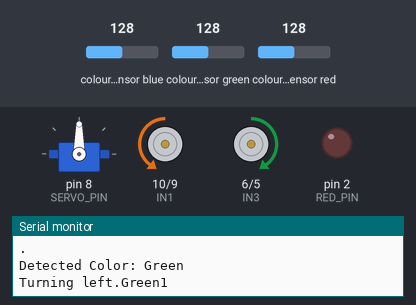
The sketch below on a simulated Arduino Uno, built with avr-gcc and run on an emulated ATmega328P. Shown: servo, motor-driver pin pairs drawn as motors (green arrow = first pin HIGH = forward, orange = second pin HIGH = backward, longer = more drive, scaled by the enable pin), output pins drawn as LEDs (lit = HIGH), the last lines printed to the serial monitor. Wiring (inferred from the names in the program): TCS3200 colour sensor: output A5; S2 A3; S3 pin 7; S0 pin 4; S1 A4. Inputs (shaded band) come from the test bench; at power-on: colour sensor green 128, colour sensor blue 128, colour sensor red 128. Pins used as bus, display or sensor lines are not drawn.

Above: at 1.2 s.
1.3 s: colour sensor green set to 87
4.0 s: colour sensor green set to 80
At 5.0 s:
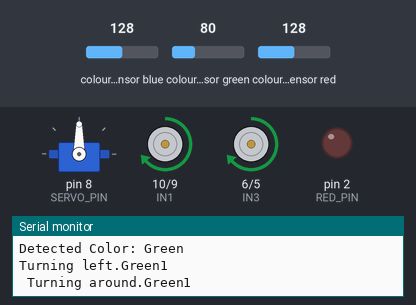
6.9 s: colour sensor blue set to 207
8.6 s: colour sensor blue set to 216
At 9.6 s:
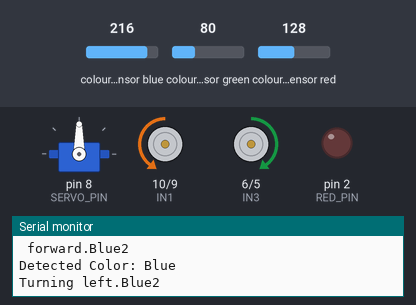
Timing chart, 0 to 11.5 s (numbered marks = the images above; inputs shaded):
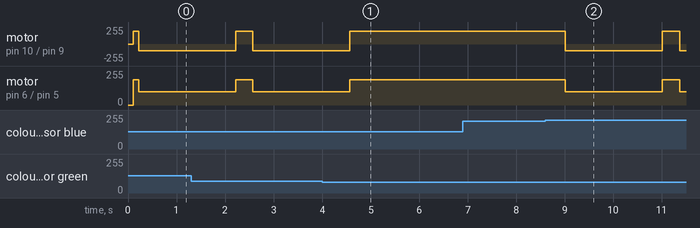

Measured:
- the behaviour switches between 85 and 84 on colour sensor green (found by bisection; images 0 and 1)
- the behaviour switches between 211 and 212 on colour sensor blue (found by bisection; images 1 and 2)
- after the input at 4.0 s, motor on pin 10 (IN1) / pin 9 (IN2), motor on pin 6 (IN3) / pin 5 (IN4): goes on until 4.6 s, then stays forward 190/255
- after the input at 8.6 s, motor on pin 10 (IN1) / pin 9 (IN2): forward 190/255 → backward 100/255 after 0.41 s, → forward 190/255 2.0 s later, → backward 100/255 0.36 s later; motor on pin 6 (IN3) / pin 5 (IN4): forward 190/255 → forward 100/255 after 0.41 s, → forward 190/255 2.0 s later, → forward 100/255 0.36 s later

The sketch:

Arduino_Code_One.ino
```cpp
/*
//#include <NewPing.h>
#include <Servo.h>

Servo myservo;  // create servo object to control a servo

#define TRIGGER_PIN  13  // Arduino pin tied to trigger pin on the ultrasonic sensor.
#define ECHO_PIN     12  // Arduino pin tied to echo pin on the ultrasonic sensor.
#define MAX_DISTANCE 50 // Maximum distance we want to ping for (in centimeters). Maximum sensor distance is rated at 400-500cm.

//Motors
#define ENA 11   // Enable pin for Motor A
#define IN1 10   // Control pin 1 for Motor A
#define IN2 9   // Control pin 2 for Motor A
#define ENB 3   // Enable pin for Motor B
#define IN3 6   // Control pin 1 for Motor B
#define IN4 5   // Control pin 2 for Motor B

// TCS230 or TCS3200 pins wiring to Arduino
#define S0 4
#define S1 A4
#define S2 A3
#define S3 7
#define sensorOut A5

int redFrequency = 0;
int greenFrequency = 0;
int blueFrequency = 0;

int SERVO_PIN = 8; //Servo Pin
int RED_PIN =  2; //Red Light Pin

int distance;
bool isDetecting;
int clawPosition;
int pos = 0;
int counter = 0;
int colorOne = 0;
int colorTwo = 1;

//NewPing sonar(TRIGGER_PIN, ECHO_PIN, MAX_DISTANCE); // NewPing setup of pins and maximum distance.


const int SAMPLES = 5;          // Number of samples for averaging
const int COLOR_THRESHOLD = 50; // Minimum frequency difference to claim detection

// Calibration values (adjust based on your sensor tests)
const int RED_MIN = 50, RED_MAX = 120;
const int GREEN_MIN = 80, GREEN_MAX = 150;
const int BLUE_MIN = 100, BLUE_MAX = 200;

// ... (servo and sensor objects remain the same)

// Modified getColorFrequency with averaging
int getColorFrequency(int s2State, int s3State) {
    digitalWrite(S2, s2State);
    digitalWrite(S3, s3State);
    delay(10); // Let sensor settle

    int sum = 0;
    for(int i = 0; i < SAMPLES; i++) {
        sum += pulseIn(sensorOut, LOW);
        delay(5);
    }
    return sum / SAMPLES;
}

// Function to detect the dominant color
int detectColor() {
    int red = getColorFrequency(LOW, LOW);
    int blue = getColorFrequency(LOW, HIGH);
    int green = getColorFrequency(HIGH, HIGH);

    // Normalize using calibration ranges
    int redIntensity = map(red, RED_MIN, RED_MAX, 255, 0);
    int greenIntensity = map(green, GREEN_MIN, GREEN_MAX, 255, 0);
    int blueIntensity = map(blue, BLUE_MIN, BLUE_MAX, 255, 0)-100;

    Serial.print("R:");Serial.print(redIntensity);Serial.print(" G:");Serial.print(greenIntensity);Serial.print(" B:");Serial.print(blueIntensity);

    // Determine dominant color with threshold
    if(abs(redIntensity - greenIntensity) < COLOR_THRESHOLD &&
       abs(redIntensity - (blueIntensity)) < COLOR_THRESHOLD) {
        return 0;
    }

    if(redIntensity > greenIntensity && redIntensity > blueIntensity) {
        return 1; //Red
    } else if(greenIntensity > blueIntensity) {
        return 2; //Green
    } else if(redIntensity < 0 && greenIntensity < 0 && blueIntensity < 0){
        return 0; //Null
    }else{
        return 3; //Blue
    }
}

void clawOn(bool state){
  if(state==false){
    myservo.write(130);
    delay(1000);
    myservo.write(0);
  }else{
    myservo.write(-130);
    delay(1000);
    myservo.write(0);
  }
}

int initialSearch(){
  turnLeft(1200);
  moveForward(2000);
  int detectedColor = detectColor();
  if(detectedColor!=0){
    return detectedColor;
  }else{
    turnAround();
    moveForward(3000);
  }
}


void setup() {
  delay(5000);
  // put your setup code here, to run once:
  Serial.begin(9600);
  //myservo.write(90);
  myservo.attach(SERVO_PIN);
  pinMode(RED_PIN, OUTPUT);

  //Color Sensors
  pinMode(S0, OUTPUT);
  pinMode(S1, OUTPUT);
  pinMode(S2, OUTPUT);
  pinMode(S3, OUTPUT);
  pinMode(sensorOut, INPUT);

  digitalWrite(S0, HIGH);
  digitalWrite(S1, HIGH);

  pinMode(ENA, OUTPUT);
  pinMode(IN1, OUTPUT);
  pinMode(IN2, OUTPUT);
  pinMode(ENB, OUTPUT);
  pinMode(IN3, OUTPUT);
  pinMode(IN4, OUTPUT);

  int colorOne = 0;
  int colorTwo = initialSearch(); //Get on to circle and record color
  delay(1000);
}

void loop() {
  int detectedColor = detectColor();
  Serial.println("Detected Color: " + detectedColor);
  if(detectedColor==colorTwo){
    moveForward(300);
  }else if(detectedColor==colorOne){
    turnLeft(500);
    moveForward(300);
  }else{
    colorOne = colorTwo;
    colorTwo = detectedColor;
    counter++;
    if(counter==5){
      myservo.write(130);
      delay(500);
      myservo.write(-130);
      delay(500);
      myservo.write(-90);
      delay(1000);
      myservo.write(0);
      delay(99999);
    }
  }

  delay(500);
}


void turnRight(int lag) {
   digitalWrite(IN1, HIGH);
   digitalWrite(IN2, LOW);
   digitalWrite(IN3, LOW);
   digitalWrite(IN4, HIGH);
   analogWrite(ENA, 150); // Speed control (0-255)
   analogWrite(ENB, 150);
   delay(lag); // Adjust for 90-degree turn
   stopMotors();
}

void turnLeft(int lag) {
   digitalWrite(IN1, LOW);
   digitalWrite(IN2, HIGH);
   digitalWrite(IN3, HIGH);
   digitalWrite(IN4, LOW);
   analogWrite(ENA, 150); // Speed control (0-255)
   analogWrite(ENB, 150);
   delay(lag); // Adjust for 90-degree turn
   stopMotors();
}

void turnAround() {
   digitalWrite(IN1, HIGH);
   digitalWrite(IN2, LOW);
   digitalWrite(IN3, LOW);
   digitalWrite(IN4, HIGH);
   analogWrite(ENA, 150); // Speed control (0-255)
   analogWrite(ENB, 150);
   delay(4000); // Adjust for 180-degree turn
   stopMotors();
}

void moveForward(int lag) {
    digitalWrite(IN1, HIGH);
    digitalWrite(IN2, LOW);
    digitalWrite(IN3, HIGH);
    digitalWrite(IN4, LOW);
    analogWrite(ENA, 200); // Speed control (0-255)
    analogWrite(ENB, 200);
    delay(lag);
    stopMotors();
}

void moveBackward(int lag) {
    digitalWrite(IN1, LOW);
    digitalWrite(IN2, HIGH);
    digitalWrite(IN3, LOW);
    digitalWrite(IN4, HIGH);
    analogWrite(ENA, 200);
    analogWrite(ENB, 200);
    delay(lag);
    stopMotors();
}

void stopMotors() {
    digitalWrite(IN1, LOW);
    digitalWrite(IN2, LOW);
    digitalWrite(IN3, LOW);
    digitalWrite(IN4, LOW);
    analogWrite(ENA, 0);
    analogWrite(ENB, 0);
}*/


//#include <NewPing.h>
#include <Servo.h>


Servo myservo;  // create servo object to control a servo


#define TRIGGER_PIN  13  // Arduino pin tied to trigger pin on the ultrasonic sensor.
#define ECHO_PIN     12  // Arduino pin tied to echo pin on the ultrasonic sensor.
#define MAX_DISTANCE 50 // Maximum distance we want to ping for (in centimeters). Maximum sensor distance is rated at 400-500cm.


//Motors
#define ENA 11   // Enable pin for Motor A
#define IN1 10   // Control pin 1 for Motor A
#define IN2 9   // Control pin 2 for Motor A
#define ENB 3   // Enable pin for Motor B
#define IN3 6   // Control pin 1 for Motor B
#define IN4 5   // Control pin 2 for Motor B


// TCS230 or TCS3200 pins wiring to Arduino
#define S0 4
#define S1 A4
#define S2 A3
#define S3 7
#define sensorOut A5


int redFrequency = 0;
int greenFrequency = 0;
int blueFrequency = 0;


int SERVO_PIN = 8; //Servo Pin
int RED_PIN =  2; //Red Light Pin


int distance;
bool isDetecting;
int clawPosition;
int pos = 0;


//NewPing sonar(TRIGGER_PIN, ECHO_PIN, MAX_DISTANCE); // NewPing setup of pins and maximum distance.


const int SAMPLES = 5;          // Number of samples for averaging
const int COLOR_THRESHOLD = 50; // Minimum frequency difference to claim detection


// Calibration values (adjust based on your sensor tests)
const int RED_MIN = 50, RED_MAX = 120;
const int GREEN_MIN = 80, GREEN_MAX = 150;
const int BLUE_MIN = 100, BLUE_MAX = 200;


// ... (servo and sensor objects remain the same)


// Modified getColorFrequency with averaging
int getColorFrequency(int s2State, int s3State) {
   digitalWrite(S2, s2State);
   digitalWrite(S3, s3State);
   delay(10); // Let sensor settle

   int sum = 0;
   for(int i = 0; i < SAMPLES; i++) {
       sum += pulseIn(sensorOut, LOW);
       delay(5);
   }
   return sum / SAMPLES;
}


// Function to detect the dominant color
String detectColor() {
   int red = getColorFrequency(LOW, LOW);
   int blue = getColorFrequency(LOW, HIGH);
   int green = getColorFrequency(HIGH, HIGH);


   // Normalize using calibration ranges
   int redIntensity = map(red, RED_MIN, RED_MAX, 255, 0);
   int greenIntensity = map(green, GREEN_MIN, GREEN_MAX, 255, 0);
   int blueIntensity = map(blue, BLUE_MIN, BLUE_MAX, 255, 0)-100;


   // Serial.print("R:");Serial.print(redIntensity);Serial.print(" G:");Serial.print(greenIntensity);Serial.print(" B:");Serial.print(blueIntensity);


   // Determine dominant color with threshold
   if(abs(redIntensity - greenIntensity) < COLOR_THRESHOLD &&
      abs(redIntensity - (blueIntensity)) < COLOR_THRESHOLD) {
       return "Null";
   }

   if(redIntensity > greenIntensity && redIntensity > blueIntensity) {
       return "Red";
   } else if(greenIntensity > blueIntensity) {
       return "Green";
   } else if(redIntensity < 0 && greenIntensity < 0 && blueIntensity < 0){
       return "Null";
   }else{
       return "Blue";
   }
}


void clawOn(bool state){
 if(state==false){
   myservo.write(130);
   delay(1000);
   myservo.write(0);
 }else{
   myservo.write(-130);
   delay(1000);
   myservo.write(0);
 }
}


void setup() {
 // put your setup code here, to run once:
 Serial.begin(9600);
 myservo.write(90);
 myservo.attach(SERVO_PIN);
 pinMode(RED_PIN, OUTPUT);


 //Color Sensors
 pinMode(S0, OUTPUT);
 pinMode(S1, OUTPUT);
 pinMode(S2, OUTPUT);
 pinMode(S3, OUTPUT);
 pinMode(sensorOut, INPUT);
 digitalWrite(S0, HIGH);
 digitalWrite(S1, HIGH);


 pinMode(ENA, OUTPUT);
 pinMode(IN1, OUTPUT);
 pinMode(IN2, OUTPUT);
 pinMode(ENB, OUTPUT);
 pinMode(IN3, OUTPUT);
 pinMode(IN4, OUTPUT);


 // clawOn(true);
}


int currentColor = -1;
int lastColor = -1;
int ringCount = 0;


int getColorIndex(String color) {
   if (color == "Red") return 0;
   if (color == "Green") return 1;
   if (color == "Blue") return 2;
   return -1;
}


void loop() {
 // put your main code here, to run repeatedly:
 String detectedColor = detectColor();
 int detectedIndex = getColorIndex(detectedColor);
 Serial.println("."+ringCount);
 Serial.println("Detected Color: " + detectedColor);
 if (detectedIndex == -1) {
       Serial.println("No valid color detected.");
       return; // Ignore if no valid color
     }
// If first color, initialize as 0
   if (currentColor == -1) {
       currentColor = detectedIndex;
       lastColor = -1;
       Serial.println("forward Initializing with color: " + detectedColor + detectedIndex);
       moveForward();
       return;
   }


   // Check the expected next color


   if (detectedIndex != currentColor) {
       Serial.println(" forward." + detectedColor + detectedIndex);
       ringCount++;
       lastColor = currentColor;
       currentColor = detectedIndex;
       moveForward();
       moveForward();
       delay(250);


   } else if (detectedIndex == currentColor) {
       Serial.println("Turning left." + detectedColor + detectedIndex);
       turnLeft();
       moveForward();
       moveForward();
       delay(200);
      if (ringCount == 5){
        myservo.write(130);
        delay(500);
        myservo.write(-130);
        delay(500);
        myservo.write(-90);
        delay(1000);
        myservo.write(0);
        delay(99999);
      }

       // Re-check color after turn
       detectedColor = detectColor();
       detectedIndex = getColorIndex(detectedColor);
       if (detectedIndex == currentColor) {
           Serial.println(" Turning around."+ detectedColor + detectedIndex);
           delay(50);
           turnLeft();
           moveForward();
         moveForward();
         moveForward();
           delay(750);


           moveForward();


       }
   } else {
       Serial.println("Unexpected color. Adjusting.");
       ringCount = max(0, ringCount - 1);
       turnLeft();
               moveForward();


   }


}


void goTillWall(){
 while(true){
   distance = getDistance();
   if(0<distance && distance<20){
     digitalWrite(RED_PIN, HIGH);
     isDetecting = true;
     stopMotors();
     return;
   }else{
     digitalWrite(RED_PIN, LOW);
     isDetecting = false;
     moveForward();
   }
 }
}


void turnRight() {
  digitalWrite(IN1, HIGH);
  digitalWrite(IN2, LOW);
  digitalWrite(IN3, LOW);
  digitalWrite(IN4, HIGH);
  analogWrite(ENA, 150); // Speed control (0-255)
  analogWrite(ENB, 150);
  delay(2000); // Adjust for 90-degree turn
  stopMotors();
}


void turnLeft() {
  digitalWrite(IN1, LOW);
  digitalWrite(IN2, HIGH);
  digitalWrite(IN3, HIGH);
  digitalWrite(IN4, LOW);
  analogWrite(ENA, 100); // Speed control (0-255)
  analogWrite(ENB, 100);
  delay(2000); // Adjust for 90-degree turn
  stopMotors();
}


void turnAround() {
  digitalWrite(IN1, HIGH);
  digitalWrite(IN2, LOW);
  digitalWrite(IN3, LOW);
  digitalWrite(IN4, HIGH);
  analogWrite(ENA, 100); // Speed control (0-255)
  analogWrite(ENB, 100);
  delay(4000); // Adjust for 180-degree turn
  stopMotors();
}


void moveForward() {
   digitalWrite(IN1, HIGH);
   digitalWrite(IN2, LOW);
   digitalWrite(IN3, HIGH);
   digitalWrite(IN4, LOW);
   analogWrite(ENA, 190); // Speed control (0-255)
   analogWrite(ENB, 190);
}


void moveBackward() {
   digitalWrite(IN1, LOW);
   digitalWrite(IN2, HIGH);
   digitalWrite(IN3, LOW);
   digitalWrite(IN4, HIGH);
   analogWrite(ENA, 200);
   analogWrite(ENB, 200);
}


void stopMotors() {
   digitalWrite(IN1, LOW);
   digitalWrite(IN2, LOW);
   digitalWrite(IN3, LOW);
   digitalWrite(IN4, LOW);
   analogWrite(ENA, 0);
   analogWrite(ENB, 0);
}


long getDistance() {
   digitalWrite(TRIGGER_PIN, LOW);
   delayMicroseconds(2);
   digitalWrite(TRIGGER_PIN, HIGH);
   delayMicroseconds(10);
   digitalWrite(TRIGGER_PIN, LOW);
   long duration = pulseIn(ECHO_PIN, HIGH);
   return duration * 0.034 / 2;
}
```
